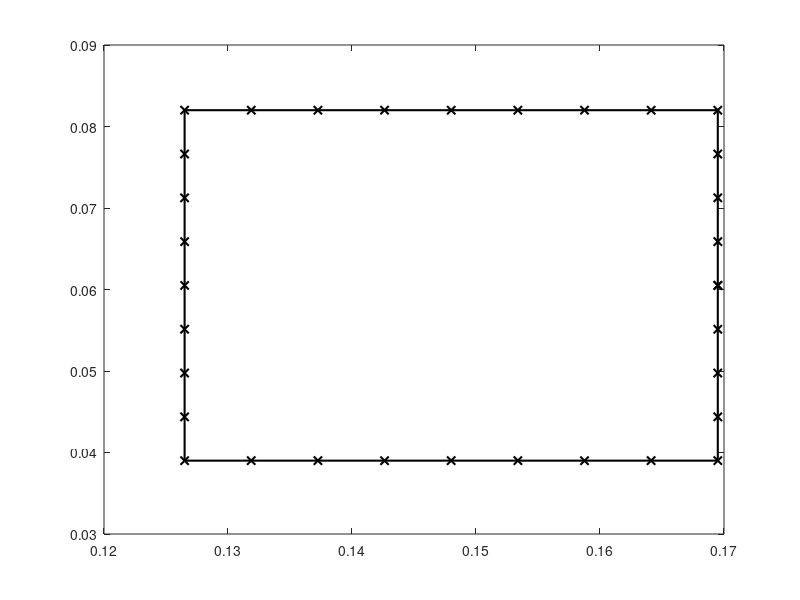

Here is the MATLAB script that generated this plot: (Note: this script raises an error after producing the figure.)
% creates the magnetic field h5 file necessary for espic2d
% This uses the geometry of the refurbished 170GHz coaxial gyrotron gun 
% The magnetic field is the one created by the asg magnet 
% Both the magnet and geometry are definde in the Final report of the 
% Development of the european gyrotron CCCGDS6 


%% Define the individual boundaries
rmin=0.039;
rmax=0.082;
zmin=0.107;
zmax=0.189;

rc=0.5*(rmin+rmax);
zc=0.5*(zmin+zmax);
zmin=zc-0.5*(rmax-rmin);
zmax=zc+0.5*(rmax-rmin);

npts=9;
geomcells={};
geomcells{1}.Z=zeros(1,4*npts-3);
geomcells{1}.R=zeros(1,4*npts-3);

geomcells{1}.Z(1)=zmax;
geomcells{1}.R(1)=rmin;

i=1;
points=linspace(0,1,npts)'*([zmin,rmin]-[zmax rmin])+[zmax rmin];
geomcells{1}.Z(i+(1:npts-1))=points(2:end,1);
geomcells{1}.R(i+(1:npts-1))=points(2:end,2);

i=i+npts-1;
points=linspace(0,1,npts)'*([zmin,rmax]-[zmin rmin])+[zmin rmin];
geomcells{1}.Z(i+(1:npts-1))=points(2:end,1);
geomcells{1}.R(i+(1:npts-1))=points(2:end,2);

i=i+npts-1;
points=linspace(0,1,npts)'*([zmax,rmax]-[zmin rmax])+[zmin rmax];
geomcells{1}.Z(i+(1:npts-1))=points(2:end,1);
geomcells{1}.R(i+(1:npts-1))=points(2:end,2);

i=i+npts-1;
points=linspace(0,1,npts)'*([zmax,rmin]-[zmax rmax])+[zmax rmax];
geomcells{1}.Z(i+(1:npts-1))=points(2:end,1);
geomcells{1}.R(i+(1:npts-1))=points(2:end,2);





    
geomcells{1}.Z=flip(geomcells{1}.Z);
geomcells{1}.R=flip(geomcells{1}.R);


geomcells{1}.Z=[geomcells{1}.Z(5:end) geomcells{1}.Z(2:5)];
geomcells{1}.R=[geomcells{1}.R(5:end) geomcells{1}.R(2:5)];
for k=1:length(geomcells)
geomcells{k}.order=3;
geomcells{k}.dim=2;
geomcells{k}.epsce=1e-9;
geomcells{k}.epsge=1e-9;
geomcells{k}.Dval=0;
geomcells{k}.name=sprintf('Electrode_%i',k);
geomcells{k}.points=[geomcells{k}.Z; geomcells{k}.R];
geomcells{k}.type=0;
geomcells{k}.periodic=0;
end

%% Plots
f=figure;
for k=1:length(geomcells)
    plothandle=plot(geomcells{k}.Z, geomcells{k}.R,'k-x','linewidth',1.5);
    hold on
    geomcells{k}.points=[geomcells{k}.Z; geomcells{k}.R];
    order=geomcells{k}.order;
    knots=linspace(0,1,length(geomcells{k}.Z)-(order-2));
    knots=augknt(knots, order);
    sizec=size(geomcells{k}.Z);
    order=length(knots)-sizec(end);
    coeffs=[geomcells{k}.Z; geomcells{k}.R];
    pp=spmak(knots,coeffs);
    s=linspace(0,1,1000);
    fittedpos=fnval(pp,s);
    plot(fittedpos(1,:),fittedpos(2,:),'x-')
end
%axis equal
%[~,cont2]=contour(Zphi,Rphi,Phi,20,'b');
%rectangle('Position',[-0.011, 0.06375, 0.032+0.011, 0.081-0.06375],'EdgeColor','magenta','Linestyle','--')

legend([plothandle],{'Gun geometry', 'Magnetic field lines'},'location','southwest')
f.PaperUnits='centimeters';
f.PaperSize=[12,8];
xlabel('z [m]')
ylabel('r [m]')


% print(f,name,'-dpdf','-fillpage')
% savefig(f,name)
% set(f, 'Color', 'w');
% export_fig(f,name,'-eps')
hold off


%% Save magnetic field and geometry to disk
save=true;
overwrite=true;
if save
    savegeomtoh5('test_square_inb.h5',geomcells,1e-2,overwrite);
end

